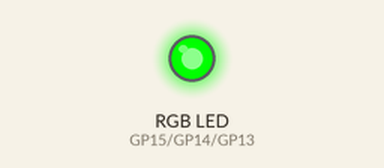
Simulated run of this program. Board: Raspberry Pi Pico running MicroPython. Parts: an RGB LED mixed from three pins (HIGH = lit).

Above: at 0.05 s.
At 1.25 s:
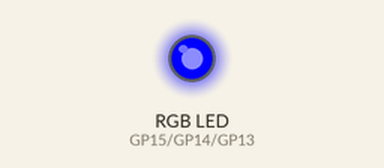
At 2.5 s:
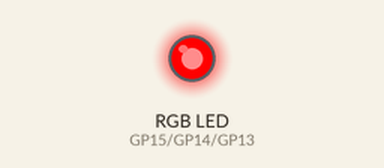
At 5.0 s:
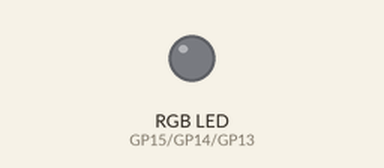
At 9.95 s:
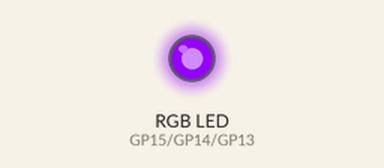
Timing chart, 0 to 13.0 s (numbered marks = the images above):
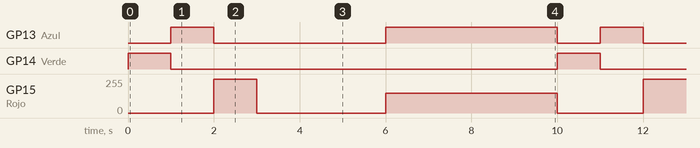

Measured:
- by itself, GP13 (Azul): repeats every 10.0 s: LOW 4.0 s, HIGH 4.0 s, LOW 1.0 s, HIGH 1.0 s
- by itself, GP14 (Verde): alternates HIGH for 1.0 s and LOW for 9.0 s
- by itself, GP15 (Rojo): repeats every 10.0 s: 0/255 3.0 s, 148/255 4.0 s, 0/255 2.0 s, 255/255 1.0 s

The program:

Clase_8.1__RGB_B_sico_.py
```python
#M&V_TECHNOLOGIE

#Clase N°8.1 RGB "Básico"

# Importamos las siguentes librerias
#Machine: es un módulo específico de MicroPython que contiene funciones y clases que permiten obtener acceso directo y
#sin restricciones sobre el hardware del microcontrolador (CPU, pines, temporizadores, ADC,  buses –UART, SPI, I2C, etc.).

# Time: es una librería estándar de MicroPython proporciona un conjunto de funciones para indicar el tiempo que el microcontrolador
#lleva encendido, medir intervalos de tiempo e introducir retardos (esperas) en la ejecución de los programas

from machine import Pin, PWM
import time

# Declarar variables para los pines
Rojo  = PWM(Pin(15))     #Declaramos que la variable "Rojo " Perteneciente al pin 15 y quedara como salida "OUTPUT"
Verde = PWM(Pin(14))     #Declaramos que la variable "Verde" Perteneciente al pin 14 y quedara como salida "OUTPUT"
Azul  = PWM(Pin(13))     #Declaramos que la variable "Azul"  Perteneciente al pin 13 y quedara como salida "OUTPUT"

Rojo.freq(1000)
Verde.freq(1000)
Azul.freq(1000)

def colour(G,B,R):
        Rojo.duty_u16  (R*257)
        Verde.duty_u16 (G*257)
        Azul.duty_u16  (B*257)

while True:  #Declaramos el bucle infinito

     colour(255,0,0)     #Verde
     time.sleep(1)       #Colocamos un tiempo de espera de 1 segundo

     colour(0,255,0)     #Azul
     time.sleep(1)       #Colocamos un tiempo de espera de 1 segundo

     colour(0,0,255)     #Rojo
     time.sleep(1)       #Colocamos un tiempo de espera de 1 segundos

     colour(0,0,0)       #Apagado
     time.sleep(3)       #Colocamos un tiempo de espera de 3 segundos

     colour(0,255,148)   #Purpura
     time.sleep(4)       #Colocamos un tiempo de espera de 4 segundos


    
```
